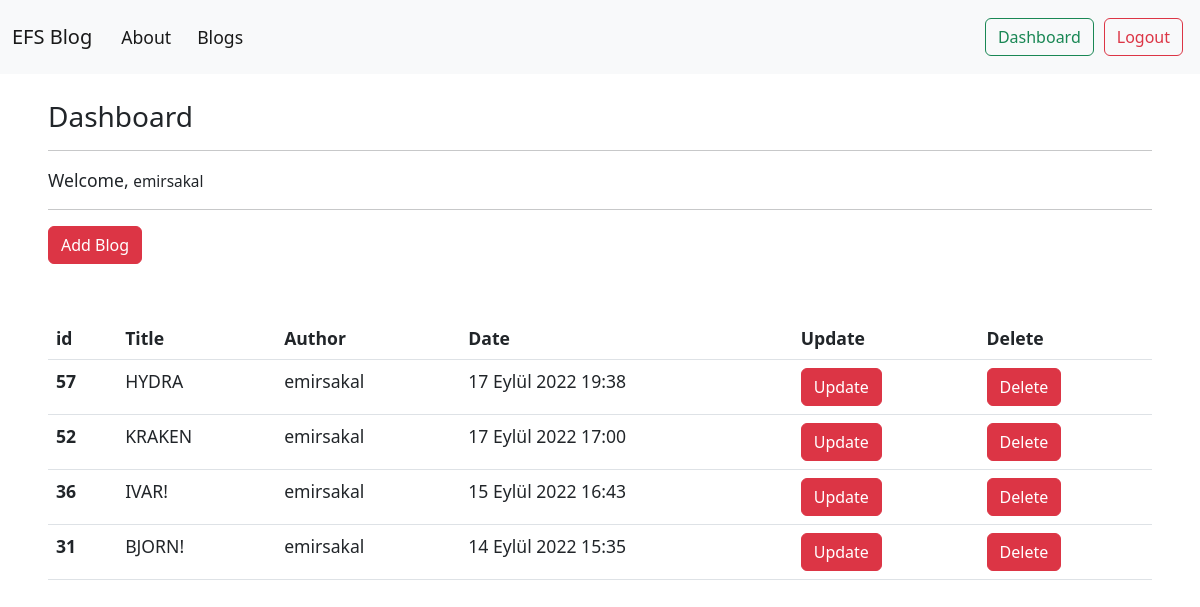
The app's page /blogs/dashboard/ (signed in), older data.
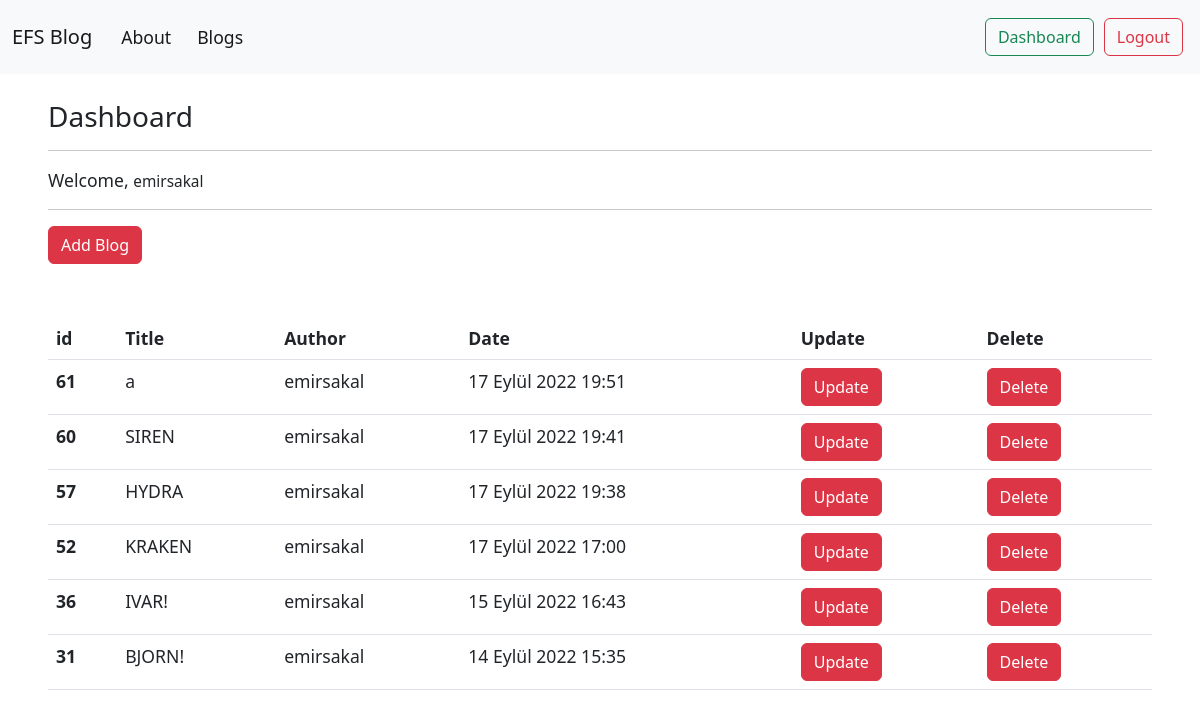
The same page, newer data.
### article/models.py (models this page shows, shortened)
class Article(models.Model):
    author = models.ForeignKey("auth.User", on_delete = models.CASCADE,verbose_name= "Author ")
    title = models.CharField(max_length = 50, verbose_name= "Title ")
    content = RichTextField()
    created_date = models.DateTimeField(auto_now_add=True, verbose_name= "Created Date")
    article_image = models.FileField(blank = True,null = True,verbose_name="Image")
    article_image2 = models.FileField(blank = True,null = True,verbose_name="Image 2")
    class Meta:
        ordering = ['-created_date']

### article/views.py (the view)
# urls.py: path('dashboard/',views.dashboard,name = "dashboard"),
@login_required(login_url="user:login")
def dashboard(request):
    articles = Article.objects.filter(author = request.user)
    context = {
        "articles" : articles
    }
    return render(request,"dashboard.html",context)

### templates/dashboard.html (shortened to what this page needs)
{% extends 'layout.html' %}
{% block body %}
<h3> Dashboard </h3>
<hr>
<p>
    Welcome, <small>{{request.user.username}}</small>
</p>
<hr>
<a class = "btn btn-danger" href = "{% url 'article:addblog' %}"> Add Blog </a>
<br><br><br>
{% if articles %}
    <table class="table">
        <thead>
        <tr>
            <th scope="col">id</th>
            <th scope="col">Title</th>
            <th scope="col">Author</th>
            <th scope="col">Date</th>
            <th scope="col">Update</th>
            <th scope="col">Delete</th>
        </tr>
        </thead>
        <tbody>
            {% for article in articles %}
                <tr>
                    <th scope="row">{{article.id}}</th>
                    <td><a href = "{% url 'article:detail' article.id %}">{{article.title}}</a></td>
                    <td>{{article.author.username}}</td>
                    <td>{{article.created_date}}</td>
                    <td><a href="{% url 'article:update' article.id %}" class = "btn btn-danger">Update</a></td>
                    <td><a class = "btn btn-danger" data-bs-toggle="modal" data-bs-target="#exampleModal">Delete</a></td>
                </tr>
            {% endfor %}
        </tbody>
    </table>
{% else %}
    <div class ="alert alert-danger"> You did not write any blog.</div>
{% endif %}
{% endblock body %}

### templates/layout.html (shortened to what this page needs)
<!DOCTYPE html>
{% load static %}
<html lang="en">
<head>
    <link rel="stylesheet" href="{% static 'css/bootstrap.min.css' %}">
</head>
<body>
    {% include "includes/navbar.html" %}
    <div style = "margin-top : 100px; margin-bottom:50px" class = "container">
        {% block body %}
        {% endblock body %}
    </div>
</body>
</html>

### templates/includes/navbar.html (shortened to what this page needs)
<link rel="stylesheet" href="/static/css/swiper-bundle.min.css"/>
<link rel="stylesheet" href="/static/css/main.css"/>
<nav class="navbar navbar-expand-lg fixed-top bg-light">
    <div class="container-fluid">
      <a class="navbar-brand" href="{% url 'index' %}">EFS Blog</a>
      <div class="collapse navbar-collapse" id="navbarNav">
        <ul class="navbar-nav me-auto">
          <li class="nav-item">
            <a class="nav-link active" aria-current="page" href="{% url 'about' %}">About</a>
          </li>
          <li class="nav-item">
            <a class="nav-link active" aria-current="page" href="{% url 'article:articles' %}">Blogs</a>
          </li>
        </ul>
        <ul class="navbar-nav ms-auto">
          {% if request.user.is_authenticated %}
            <li class="nav-item">
              <a class="btn btn-outline-success" aria-current="page" href="{% url 'article:dashboard' %}">Dashboard</a>
            </li>
            <li class="nav-item">
              <a class="btn btn-outline-danger" aria-current="page" href="{% url 'user:logout' %}">Logout</a>
            </li>
          {% endif %}
        </ul>
      </div>
    </div>
  </nav>

### static/css/main.css (style rules this page uses)
:root { --light-color: #fff; --light-color-alt: #afb6cd; --primary-background-color: #121213; --secondary-background-color: #252830; --hover-light-color: var(--light-color); --hover-dark-color: var(--primary-background-color); --gradient-color: linear-gradient( 115deg,#4fcf70,#fad648,#a767e5,#12bcfe,#44ce7b); --transparent-light-color: rgba(255,255,255,.05); --transparent-dark-color: rgba(0,0,0,.75); --font-family: 'Poppins', sans-serif; --font-size-xsm: 1.1rem; --font-size-sm: 1.6rem; --font-size-md: 2.4rem; --font-size-lg: 3rem; --font-size-xl: 4rem; --gap: 2rem; --margin-sm: 2rem; --margin-md: 3rem; --item-min-height-sm: 20rem; --item-min-height-md: 30rem; }
* { margin: 0; padding: 0; box-sizing: border-box; }
html { font-size: 100%; }
body { font-size: var(--font-size-xsm); }
a { text-decoration: none; color: inherit; }
ul { list-style: none; }
.container { max-width: 160rem; margin: 0 auto; padding: 0 3rem; }
.navbar { color: #fff; display: flex; align-items: center; justify-content: space-between; padding-block: 1rem; }
.navbar-nav > li { margin-left:5px; margin-right:5px; }

Row changes from the older to the newer data that the page shows:
added Article: id "61", title "a", author.username "emirsakal", created_date "17 Eylül 2022 19:51"
added Article: id "60", title "SIREN", author.username "emirsakal", created_date "17 Eylül 2022 19:41"
